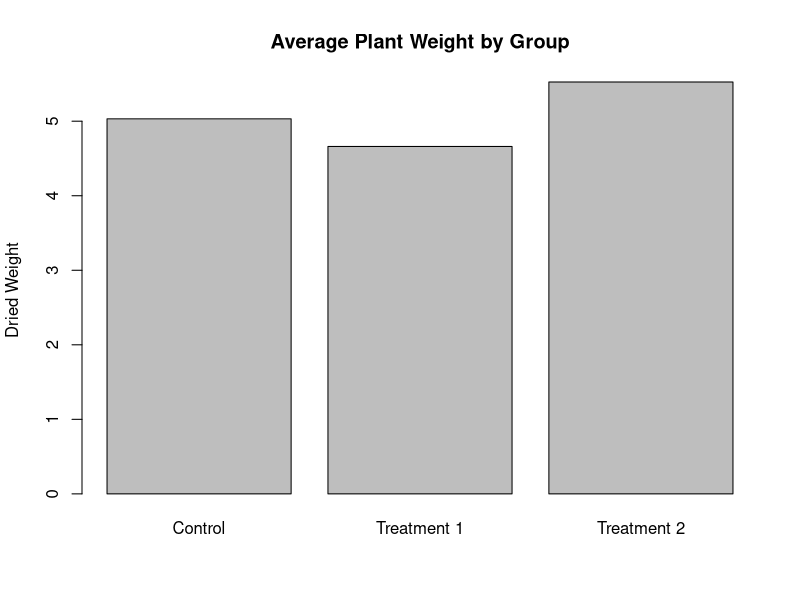

Write the R code that produced this figure.
# Im not fully sure what I am doing but this sounded interesting

# LOAD DATASETS PACKAGES ###################################

library(datasets)  # Load/unload base packages manually

# LOAD A DATASET ################################################

plants <- PlantGrowth

# Maximum and Minimum values(Highest and Lowest)
max(plants$weight)
min(plants$weight)

# Mean, Median, and Mode values(Average, Middle, and Most Common)
mean(plants$weight)
median(plants$weight)
names(sort(-table(plants$weight)))[1]

# Shows the maximum weight that 75 percent of plants are under
quantile(plants$weight, c(0.75))
# Shows the maximum weight that 50 percent of plants are under
quantile(plants$weight, c(0.50))

# Holds the weight averages for the three groups
weightavg <- c(0, 0, 0)
# Holds the three group names
group <- c("Control", "Treatment 1", "Treatment 2")

# Holds values for iteration, counts of how many entries, and total weight
i <- 1
con <- concount <- 0
t1 <- t1count <- 0
t2 <- t2count <- 0
# Loops through the plants table and calculate averages
for (x in plants$weight){
  # Checks the group each value belongs to and adds it to that groups total
  if (plants$group[i] == "ctrl") {
    con <- con + x
    concount <- concount + 1
  } else if (plants$group[i] == "trt1") {
    t1 <- t1 + x
    t1count <- t1count + 1
  } else if (plants$group[i] == "trt2") {
    t2 <- t2 + x
    t2count <- t2count + 1
  }
  i <- i + 1
}
# Calculates the averages and adds them to the weight average vector
weightavg[1] <- (con / concount)
weightavg[2] <- (t1 / t1count)
weightavg[3] <- (t2 / t2count)

# Makes a bar chart for the average plant weight in the three groups
barplot(weightavg, names.arg = group, main = "Average Plant Weight by Group", 
        ylab="Dried Weight")
